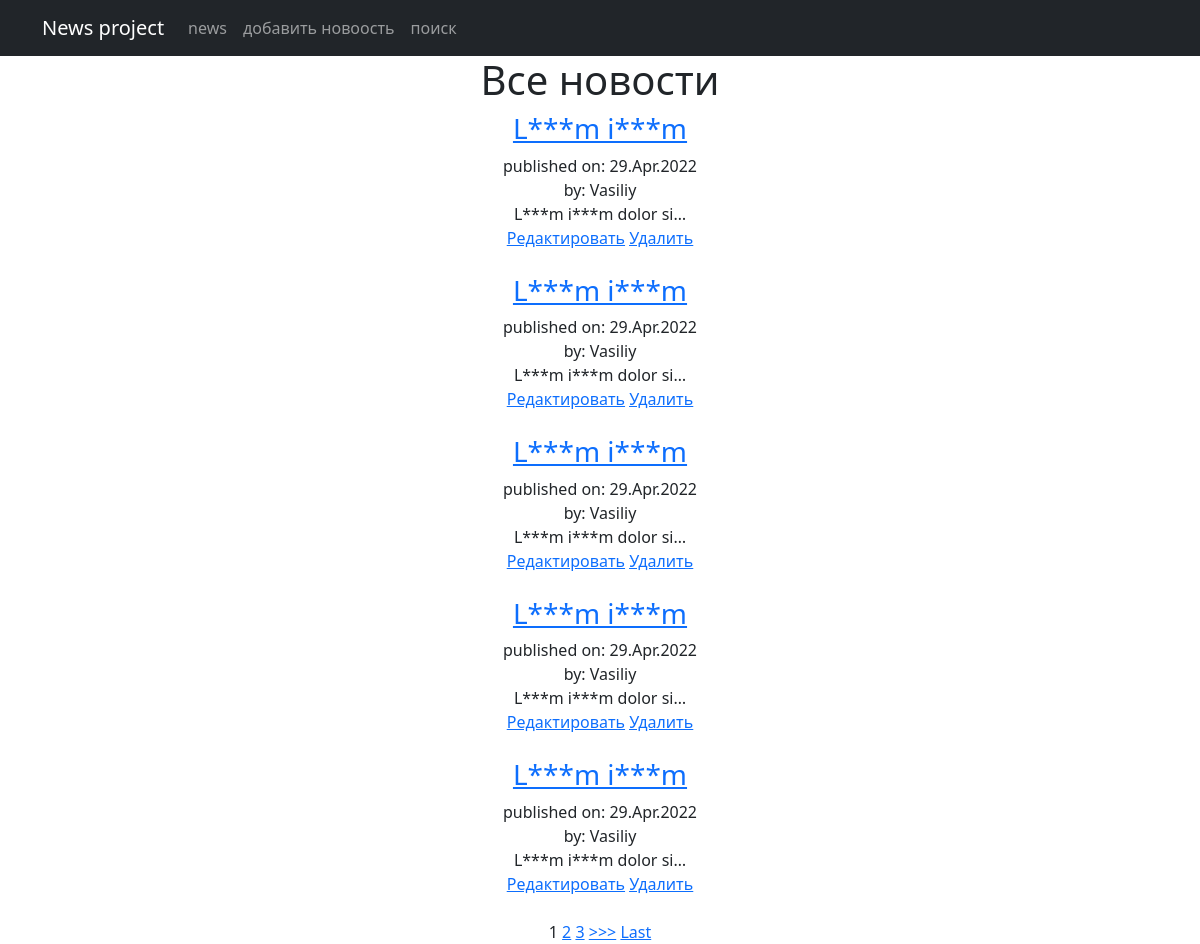
Page /news/ on the committed database.
### news/models.py (models this page shows, shortened)
class Post(models.Model):
    author = models.ForeignKey(Author, on_delete=models.CASCADE)
    type = models.CharField(max_length=2, choices=post_types)
    creation_time = models.DateTimeField(auto_now_add=True)
    categories = models.ManyToManyField(Category, through="PostCategory")
    header = models.CharField(max_length=255)
    text = models.TextField()
    rating = models.IntegerField(default=0)

class Author(models.Model):
    user = models.OneToOneField(User, on_delete=models.CASCADE)
    rating = models.IntegerField(default=0)
    def __str__(self):
        return f'{self.user.username}'

### news/views.py (the view)
# urls.py: path("", NewsList.as_view()),
class NewsList(ListView):
    model = Post
    ordering = ["-creation_time"]
    template_name = "news_list.html"
    context_object_name = "news_list"
    paginate_by = 5

### news/templatetags/custom_filters.py (called while the page is built)
@register.filter()
def censor(text):
    text = text.split()
    for i, word in enumerate(text):
        print(text[i])
        if "".join(c for c in word.lower() if c.isalpha()) in WORD_BLACKLIST:
            text[i] = word[0] + "".join("*" for _ in word[1:-1]) + word[-1]
            print(text[i])
    return " ".join(text)

### templates/news_list.html (shortened to what this page needs)
{% extends 'flatpages/default.html' %}
{% load custom_filters %}
{% block content %}
<h1>Все новости</h1>
<div>
    {% for news_item in news_list %}
    <div>
        <h3><a href="{{news_item.pk}}">{{news_item.header|censor}}</a></h3>
        <span>published on: {{news_item.creation_time|date:'d.M.Y'}}</span>
        <br>
        <span>by: {{news_item.author}}</span>
        <div>{{news_item.text|censor|truncatechars:21}}</div>
    </div>
    <div>
        <a href="{% url 'news_update' news_item.id %}"><u>Редактировать</u></a>
        <a href="{% url 'news_delete' news_item.id %}"><u> Удалить </u></a>
    </div>
    <br>
    {% endfor %}
</div>
{% if is_paginated %}
    {% for num in page_obj.paginator.page_range %}
        {% if page_obj.number == num %}
            <a>{{ num }}</a>
        {% elif num > page_obj.number|add:'-3' and num < page_obj.number|add:'3' %}
            <a href="?page={{ num }}">{{ num }}</a>
        {% endif %}
    {% endfor %}
    {% if page_obj.has_next %}
        <a href="?page={{ page_obj.next_page_number }}">>>></a>
        <a href="?page={{ page_obj.paginator.num_pages }}">Last</a>
    {% endif %}
{% endif %}
{% endblock content %}

### templates/flatpages/default.html (shortened to what this page needs)
<!DOCTYPE html>
<html lang="en">
    <head>
        {% load static %}
        <link href="{% static 'css/styles.css' %}" rel="stylesheet" />
    </head>
    <body>
        <nav class="navbar navbar-expand-lg navbar-dark bg-dark static-top">
   <div class="container">
       <a class="navbar-brand" href="#">News project</a>
       <div class="collapse navbar-collapse" id="navbarResponsive">
           <ul class="navbar-nav ml-auto">
               <li class="nav-item active">
                   <a class="nav-link" href="/news">news
                   </a>
               </li>
               <li class="nav-item">
                   <a class="nav-link" href="/news/add">добавить новоость</a>
               </li>
               <li class="nav-item">
                   <a class="nav-link" href="/news/search">поиск</a>
               </li>
           </ul>
       </div>
   </div>
</nav>
    <div class="container">
       <div class="row">
           <div class="col-lg-12 text-center">
               {% block content %}
               {% endblock content %}
           </div>
       </div>
    </div>
    </body>
</html>

### rows in the picture
Post: header|censor "L***m i***m", creation_time "29.Apr.2022", author "Vasiliy", text|censor "L***m i***m dolor si…"
Post: header|censor "L***m i***m", creation_time "29.Apr.2022", author "Vasiliy", text|censor "L***m i***m dolor si…"
Post: header|censor "L***m i***m", creation_time "29.Apr.2022", author "Vasiliy", text|censor "L***m i***m dolor si…"
Post: header|censor "L***m i***m", creation_time "29.Apr.2022", author "Vasiliy", text|censor "L***m i***m dolor si…"
Post: header|censor "L***m i***m", creation_time "29.Apr.2022", author "Vasiliy", text|censor "L***m i***m dolor si…"

### other values in the picture
{{ num }} "1"
{{ num }} "2" "3"
